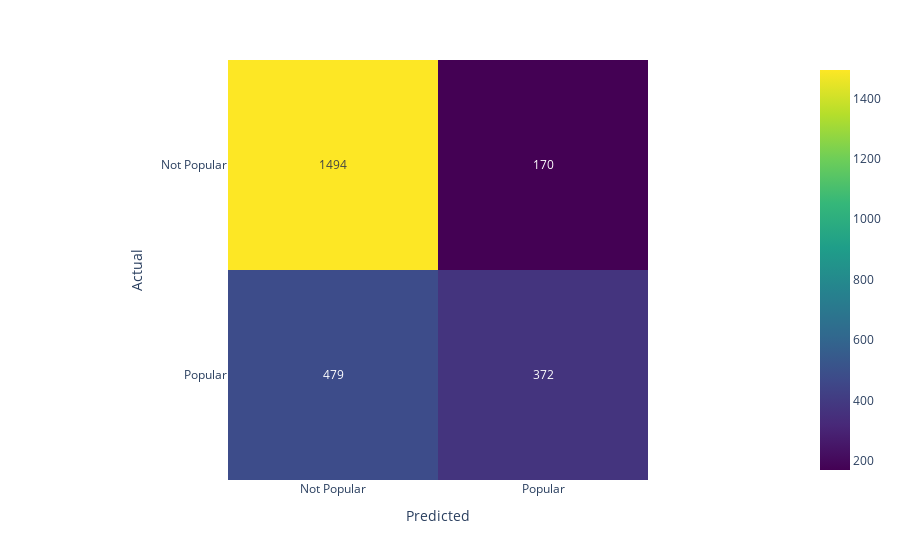

Notebook code cell kept with this figure:
### Markdown cell above
Accuracy: 0.741948310139165
ROC-AUC: 0.822790848436229
Confusion Matrix:
[[1519  145]
 [ 504  347]]
Classification Report:
              precision    recall  f1-score   support

           0       0.75      0.91      0.82      1664
           1       0.71      0.41      0.52       851

    accuracy                           0.74      2515
   macro avg       0.73      0.66      0.67      2515
weighted avg       0.74      0.74      0.72      2515

### Code cell
#draw a confusion matrix with labels for each cell
import plotly.express as px

px.imshow(confusion_matrix(y_test, y_pred),
          labels=dict(x="Predicted", y="Actual"),
          x=['Not Popular', 'Popular'],
          y=['Not Popular', 'Popular'],
          color_continuous_scale='Viridis',
          text_auto=True)

### Figure 1 — Plotly figure (JSON) as saved in the notebook; plotly's stock layout.template omitted (floating-point values rounded to 4 significant figures)
{"data": [{"coloraxis": "coloraxis", "hovertemplate": "Predicted: %{x}<br>Actual: %{y}<br>color: %{z}<extra></extra>", "name": "0", "texttemplate": "%{z}", "type": "heatmap", "x": ["Not Popular", "Popular"], "xaxis": "x", "y": ["Not Popular", "Popular"], "yaxis": "y", "z": [[1494, 170], [479, 372]]}], "layout": {"coloraxis": {"colorscale": [[0, "#440154"], [0.1111, "#482878"], [0.2222, "#3e4989"], [0.3333, "#31688e"], [0.4444, "#26828e"], [0.5556, "#1f9e89"], [0.6667, "#35b779"], [0.7778, "#6ece58"], [0.8889, "#b5de2b"], [1, "#fde725"]]}, "margin": {"t": 60}, "xaxis": {"anchor": "y", "constrain": "domain", "domain": [0, 1], "scaleanchor": "y", "title": {"text": "Predicted"}}, "yaxis": {"anchor": "x", "autorange": "reversed", "constrain": "domain", "domain": [0, 1], "title": {"text": "Actual"}}}}
